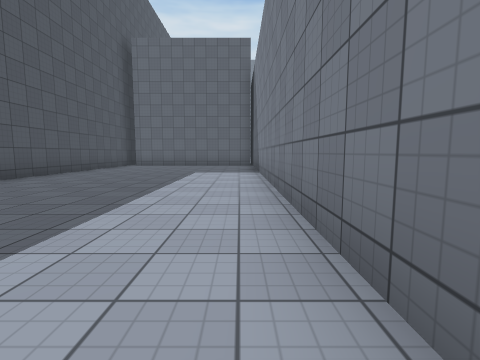
View 1 (above)

16 first-person views from a walk through a Unity game level. The camera is 1.2 m above the floor, tilts 6° down and sees 85° across. The floor is counted in squares, 2 m on a side. Each view is taken from the middle of a square. On the plan, view 1 faces up. The plan holds only what a view shows up to about 9 squares ahead; the rest is blank. The place goes on beyond the plan. The player character is not drawn. Surface patterns are stand-ins for the level's own textures.

View 2
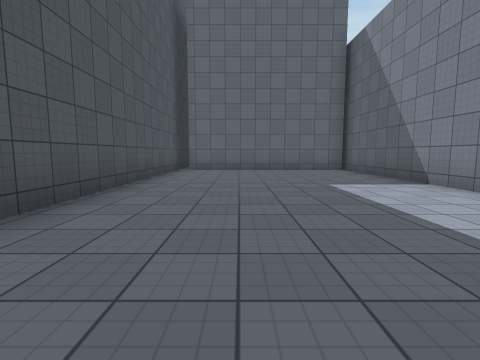

View 3
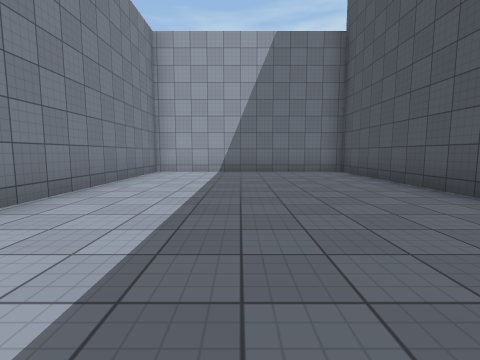

View 4
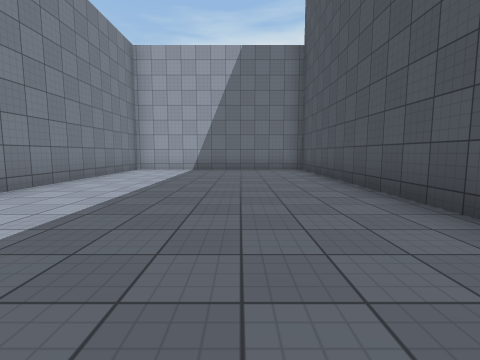

View 5
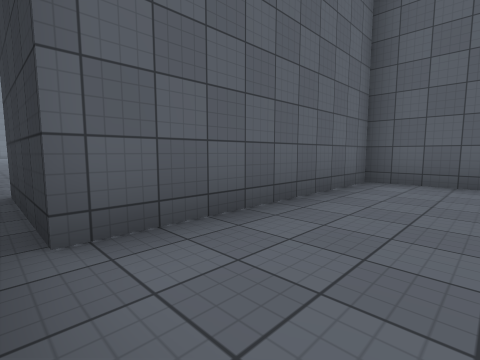

View 6
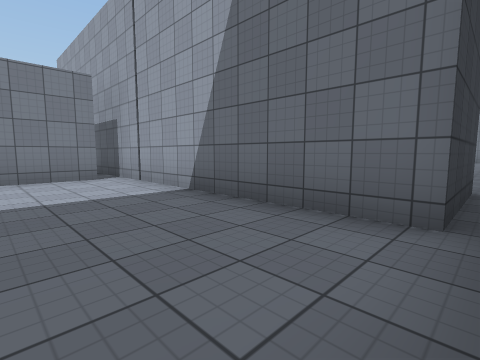

View 7
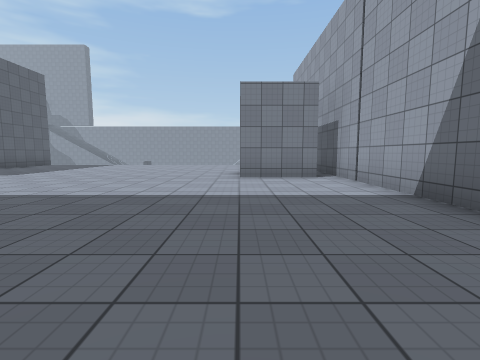

View 8
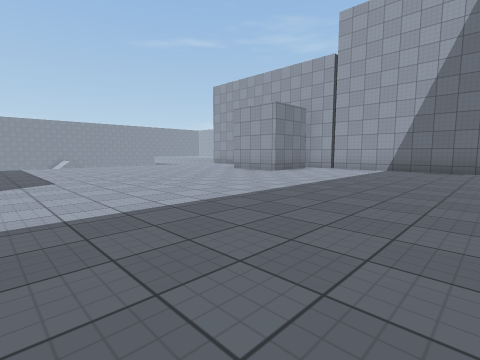

View 9
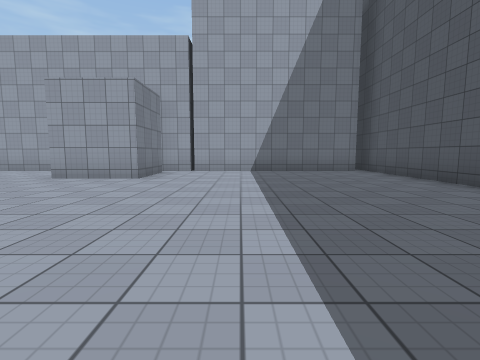

View 10
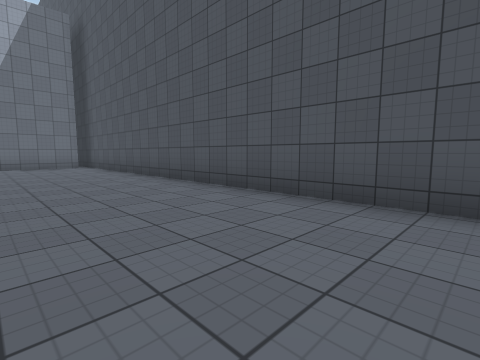

View 11
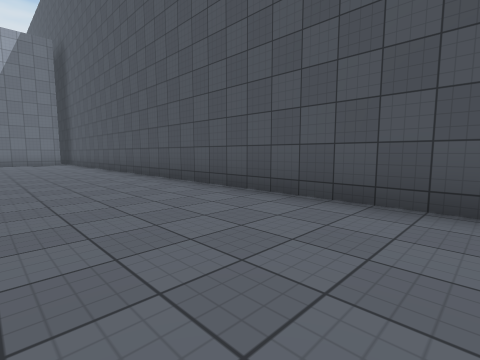

View 12
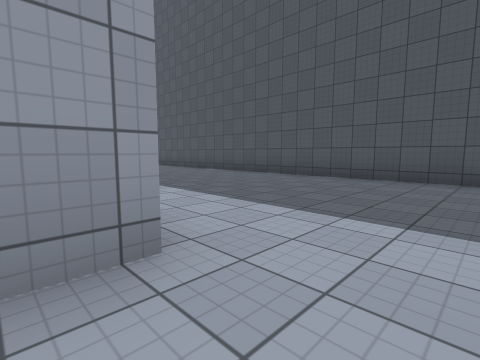

View 13
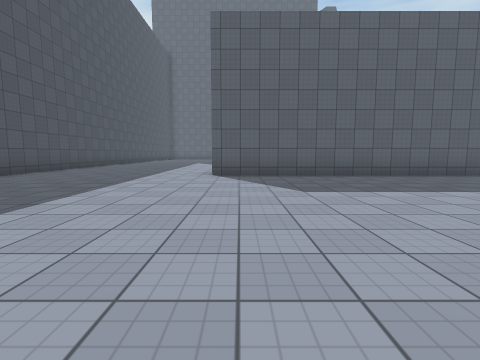

View 14
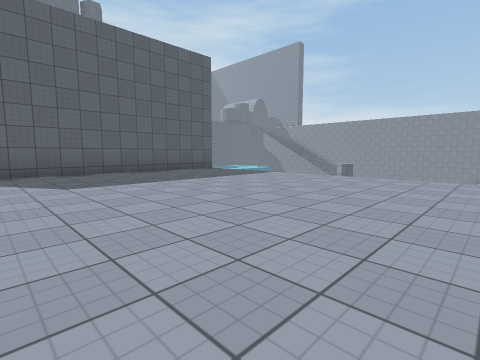

View 15
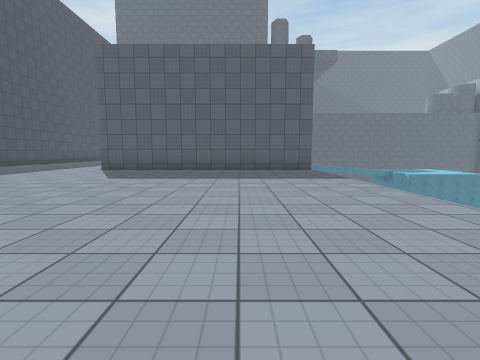

View 16
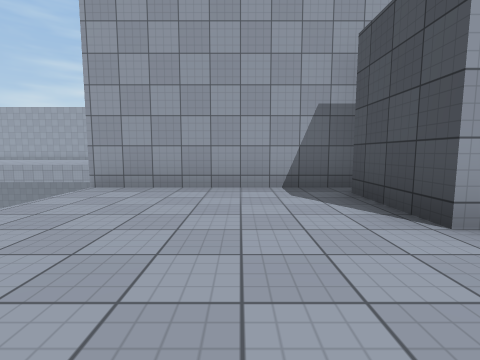

### Floor plan
Points are (right, up) in squares from view 1. A wall is a line through its corners. A room is listed if a view was taken in it or the views show most of it. See-through windows are left out.
Room 1 (views 1, 2, 3, 4, 5)
walls: (-5.2, 12.1) (-5.2, -2.2) (0.6, -2.2) (0.6, 11.9) (-4.7, 11.9) (-4.7, 14.5)
ways out: opening at (-5, 14) to room 2
Room 2 (views 6, 7, 8, 9, 10, 11, 13, 14, 15, 16)
walls: (1.3, 15.1) (1.3, 17) (3.3, 17) (3.3, 15.1); (0.6, 14) (0.6, 14.6); (-4.7, 14.5) (6.6, 14.5); (7.5, 26) (0.2, 26); (-5.2, 28.9) (-5.2, 13.9)
ways out: opening at (-5, 14) to room 1; opening at (1, 28.5) to room 3; opening at (7.3, 16) to room 3
Room 3 (view 12)
walls: (6.6, 14.5) (7.6, 14.5); (0.2, 27.6) (1, 27.6)
ways out: opening at (1, 28.5) to room 2; opening at (7.3, 16) to room 2

Positions as (right, up) in squares from view 1, and headings:
1: (0, 0), facing up
2: (-3, 3), facing up
3: (-2, 6), facing down
4: (-3, 7), facing down
5: (-5, 10), facing up-right
6: (-5, 17), facing down-right
7: (-5, 17), facing right
8: (-4, 24), facing down-right
9: (-1, 23), facing down
10: (-2, 26), facing down-left
11: (-2, 29), facing down-left
12: (1, 29), facing down-left
13: (1, 19), facing up
14: (1, 18), facing up-right
15: (5, 17), facing up
16: (5, 19), facing down
